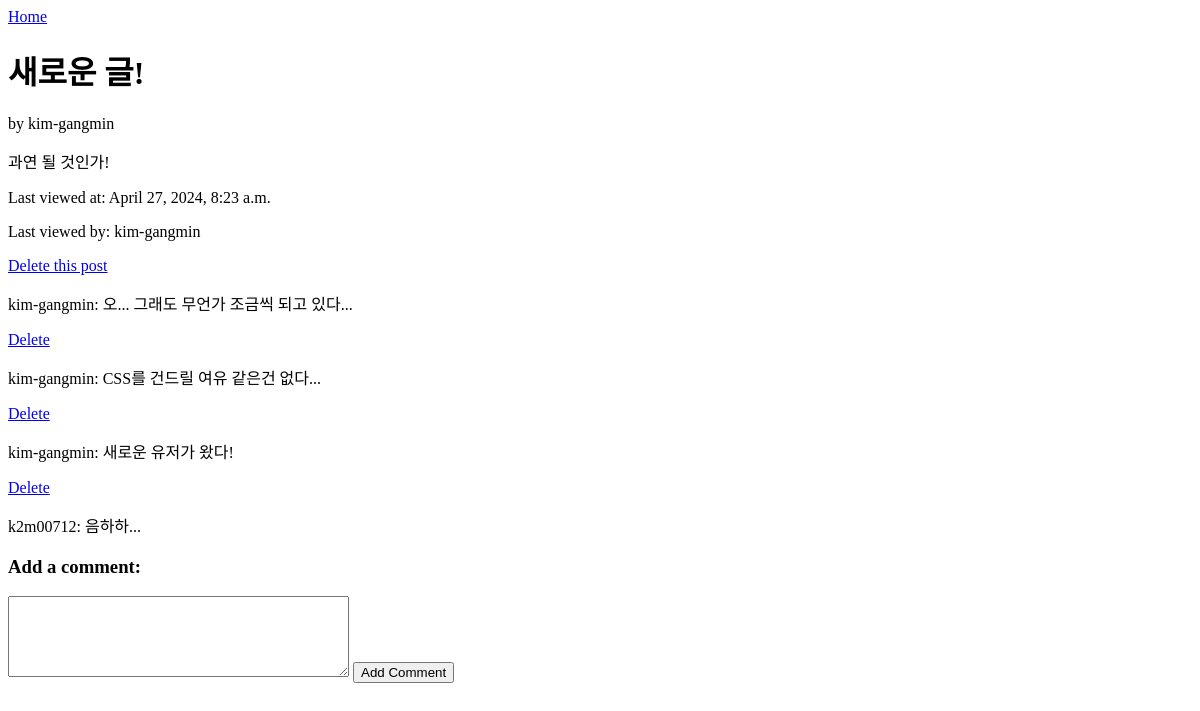
Page /post/1/ (signed in) on the earlier database version.
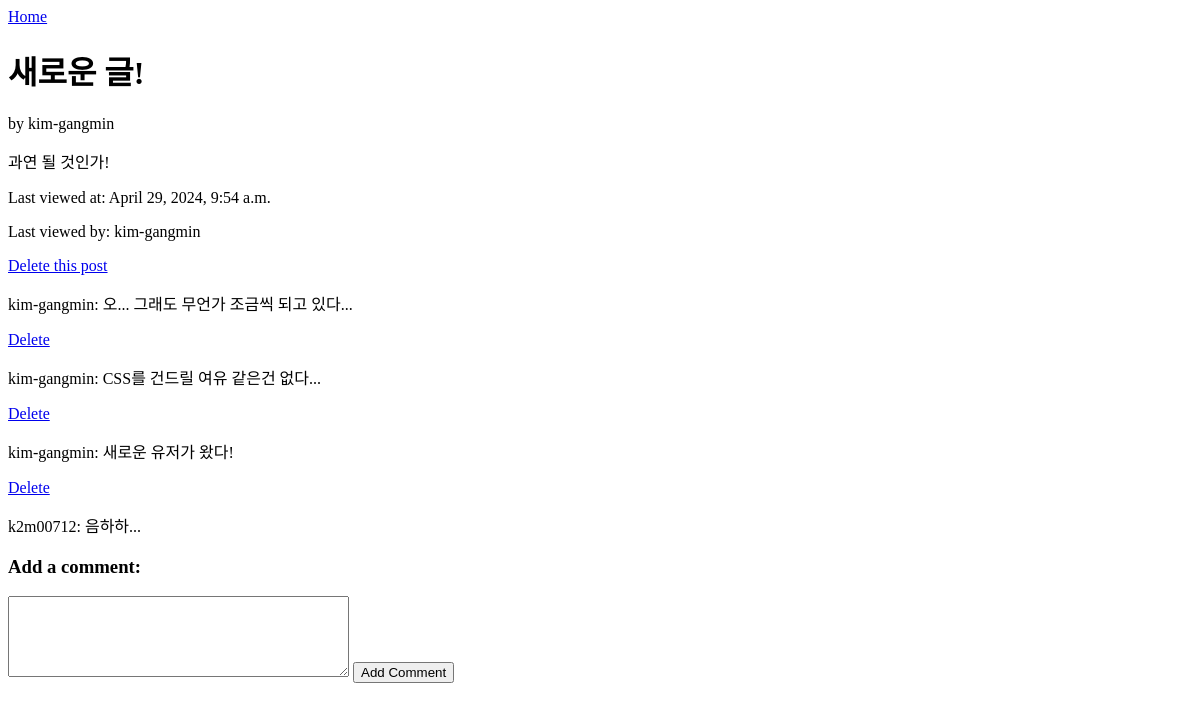
Same page on the later database version.
### blogApp/models.py (models this page shows, shortened)
class Post(models.Model):
    title = models.CharField(max_length=200)
    content = models.TextField()
    created_at = models.DateTimeField(auto_now_add=True)
    updated_at = models.DateTimeField(auto_now=True)
    last_viewed_at = models.DateTimeField(blank=True, null=True)
    last_viewed_by = models.ForeignKey(settings.AUTH_USER_MODEL, related_name='last_viewed_posts', on_delete=models.SET_NULL, null=True, blank=True)
    author = models.ForeignKey(settings.AUTH_USER_MODEL, on_delete=models.CASCADE, related_name='posts')

### blogApp/views.py (the view)
# urls.py: path('post/<int:post_id>/', views.post_detail, name='post_detail'),
@login_required
@update_last_viewed_info
def post_detail(request, post_id):
    post = get_object_or_404(Post, pk=post_id)
    comments = post.comments.all()
    return render(request, 'post_detail.html', {
        'post': post,
        'comments': comments,
        'last_viewed_at': post.last_viewed_at,
        'last_viewed_by': post.last_viewed_by,
    })

### blogApp/templates/post_detail.html (shortened to what this page needs)
<!DOCTYPE html>
<html lang="en">
    <head>
    </head>
    <body>
        <a href="{% url 'post_list' %}">Home</a>
        <h1>{{ post.title }}</h1>
        <p>by {{ post.author.username }}</p>
        <p>{{ post.content }}</p>
        <p>Last viewed at: {{ post.last_viewed_at }}</p>
        <p>Last viewed by: {{ post.last_viewed_by.username }}</p>
        {% if post.author == request.user %}
        <a href="{% url 'post_delete' post_id=post.pk %}">Delete this post</a>
        {% endif %} {% for comment in post.comments.all %}
        <div>
            <p>{{ comment.author.username }}: {{ comment.content }}</p>
            {% if comment.author == request.user %}
            <a href="{% url 'delete_comment' comment_id=comment.pk %}">Delete</a>
            {% endif %}
        </div>
        {% endfor %} {% if request.user.is_authenticated %}
        <h3>Add a comment:</h3>
        <form action="{% url 'add_comment_to_post' post_id=post.pk %}" method="post">
            <textarea name="content" cols="40" rows="5"></textarea>
            <input type="submit" value="Add Comment" />
        </form>
        {% endif %}
    </body>
</html>

Differences in the rows shown:
changed Post "새로운 글!": last_viewed_at "April 27, 2024, 8:23 a.m." → "April 29, 2024, 9:54 a.m."
